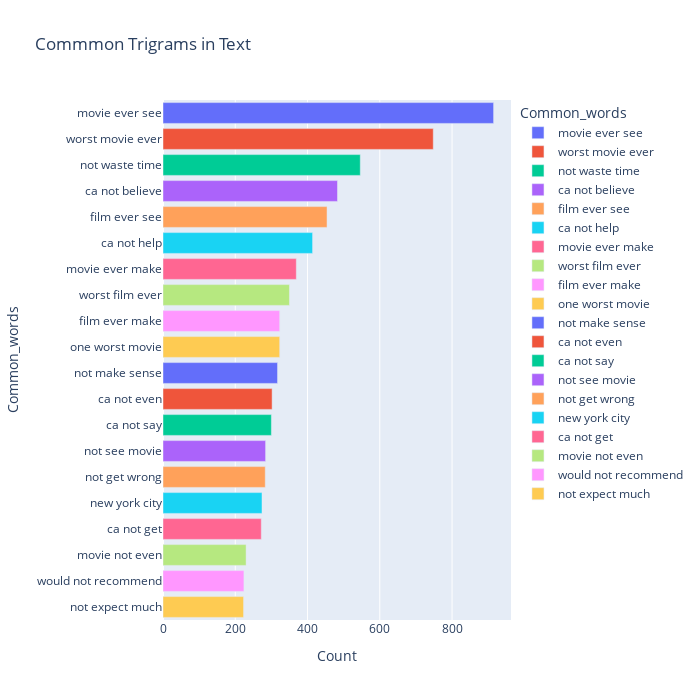

Here is the notebook cell this chart was saved with:
### Code cell
most_common_tri = get_top_text_ngrams(df.review,20,3)
most_common_tri = dict(most_common_tri)
temp = pd.DataFrame(columns = ["Common_words" , 'Count'])
temp["Common_words"] = list(most_common_tri.keys())
temp["Count"] = list(most_common_tri.values())
fig = px.bar(temp, x="Count", y="Common_words", title='Commmon Trigrams in Text', orientation='h', 
             width=700, height=700,color='Common_words')
fig.show()

### Figure 1 — Plotly figure (JSON) as saved in the notebook; plotly's stock layout.template omitted (floating-point values rounded to 4 significant figures)
{"data": [{"alignmentgroup": "True", "hovertemplate": "Common_words=%{y}<br>Count=%{x}<extra></extra>", "legendgroup": "movie ever see", "marker": {"color": "#636efa", "pattern": {"shape": ""}}, "name": "movie ever see", "offsetgroup": "movie ever see", "orientation": "h", "showlegend": true, "textposition": "auto", "type": "bar", "x": [915], "xaxis": "x", "y": ["movie ever see"], "yaxis": "y"}, {"alignmentgroup": "True", "hovertemplate": "Common_words=%{y}<br>Count=%{x}<extra></extra>", "legendgroup": "worst movie ever", "marker": {"color": "#EF553B", "pattern": {"shape": ""}}, "name": "worst movie ever", "offsetgroup": "worst movie ever", "orientation": "h", "showlegend": true, "textposition": "auto", "type": "bar", "x": [748], "xaxis": "x", "y": ["worst movie ever"], "yaxis": "y"}, {"alignmentgroup": "True", "hovertemplate": "Common_words=%{y}<br>Count=%{x}<extra></extra>", "legendgroup": "not waste time", "marker": {"color": "#00cc96", "pattern": {"shape": ""}}, "name": "not waste time", "offsetgroup": "not waste time", "orientation": "h", "showlegend": true, "textposition": "auto", "type": "bar", "x": [546], "xaxis": "x", "y": ["not waste time"], "yaxis": "y"}, {"alignmentgroup": "True", "hovertemplate": "Common_words=%{y}<br>Count=%{x}<extra></extra>", "legendgroup": "ca not believe", "marker": {"color": "#ab63fa", "pattern": {"shape": ""}}, "name": "ca not believe", "offsetgroup": "ca not believe", "orientation": "h", "showlegend": true, "textposition": "auto", "type": "bar", "x": [483], "xaxis": "x", "y": ["ca not believe"], "yaxis": "y"}, {"alignmentgroup": "True", "hovertemplate": "Common_words=%{y}<br>Count=%{x}<extra></extra>", "legendgroup": "film ever see", "marker": {"color": "#FFA15A", "pattern": {"shape": ""}}, "name": "film ever see", "offsetgroup": "film ever see", "orientation": "h", "showlegend": true, "textposition": "auto", "type": "bar", "x": [454], "xaxis": "x", "y": ["film ever see"], "yaxis": "y"}, {"alignmentgroup": "True", "hovertemplate": "Common_words=%{y}<br>Count=%{x}<extra></extra>", "legendgroup": "ca not help", "marker": {"color": "#19d3f3", "pattern": {"shape": ""}}, "name": "ca not help", "offsetgroup": "ca not help", "orientation": "h", "showlegend": true, "textposition": "auto", "type": "bar", "x": [414], "xaxis": "x", "y": ["ca not help"], "yaxis": "y"}, {"alignmentgroup": "True", "hovertemplate": "Common_words=%{y}<br>Count=%{x}<extra></extra>", "legendgroup": "movie ever make", "marker": {"color": "#FF6692", "pattern": {"shape": ""}}, "name": "movie ever make", "offsetgroup": "movie ever make", "orientation": "h", "showlegend": true, "textposition": "auto", "type": "bar", "x": [369], "xaxis": "x", "y": ["movie ever make"], "yaxis": "y"}, {"alignmentgroup": "True", "hovertemplate": "Common_words=%{y}<br>Count=%{x}<extra></extra>", "legendgroup": "worst film ever", "marker": {"color": "#B6E880", "pattern": {"shape": ""}}, "name": "worst film ever", "offsetgroup": "worst film ever", "orientation": "h", "showlegend": true, "textposition": "auto", "type": "bar", "x": [350], "xaxis": "x", "y": ["worst film ever"], "yaxis": "y"}, {"alignmentgroup": "True", "hovertemplate": "Common_words=%{y}<br>Count=%{x}<extra></extra>", "legendgroup": "film ever make", "marker": {"color": "#FF97FF", "pattern": {"shape": ""}}, "name": "film ever make", "offsetgroup": "film ever make", "orientation": "h", "showlegend": true, "textposition": "auto", "type": "bar", "x": [323], "xaxis": "x", "y": ["film ever make"], "yaxis": "y"}, {"alignmentgroup": "True", "hovertemplate": "Common_words=%{y}<br>Count=%{x}<extra></extra>", "legendgroup": "one worst movie", "marker": {"color": "#FECB52", "pattern": {"shape": ""}}, "name": "one worst movie", "offsetgroup": "one worst movie", "orientation": "h", "showlegend": true, "textposition": "auto", "type": "bar", "x": [323], "xaxis": "x", "y": ["one worst movie"], "yaxis": "y"}, {"alignmentgroup": "True", "hovertemplate": "Common_words=%{y}<br>Count=%{x}<extra></extra>", "legendgroup": "not make sense", "marker": {"color": "#636efa", "pattern": {"shape": ""}}, "name": "not make sense", "offsetgroup": "not make sense", "orientation": "h", "showlegend": true, "textposition": "auto", "type": "bar", "x": [317], "xaxis": "x", "y": ["not make sense"], "yaxis": "y"}, {"alignmentgroup": "True", "hovertemplate": "Common_words=%{y}<br>Count=%{x}<extra></extra>", "legendgroup": "ca not even", "marker": {"color": "#EF553B", "pattern": {"shape": ""}}, "name": "ca not even", "offsetgroup": "ca not even", "orientation": "h", "showlegend": true, "textposition": "auto", "type": "bar", "x": [302], "xaxis": "x", "y": ["ca not even"], "yaxis": "y"}, {"alignmentgroup": "True", "hovertemplate": "Common_words=%{y}<br>Count=%{x}<extra></extra>", "legendgroup": "ca not say", "marker": {"color": "#00cc96", "pattern": {"shape": ""}}, "name": "ca not say", "offsetgroup": "ca not say", "orientation": "h", "showlegend": true, "textposition": "auto", "type": "bar", "x": [300], "xaxis": "x", "y": ["ca not say"], "yaxis": "y"}, {"alignmentgroup": "True", "hovertemplate": "Common_words=%{y}<br>Count=%{x}<extra></extra>", "legendgroup": "not see movie", "marker": {"color": "#ab63fa", "pattern": {"shape": ""}}, "name": "not see movie", "offsetgroup": "not see movie", "orientation": "h", "showlegend": true, "textposition": "auto", "type": "bar", "x": [284], "xaxis": "x", "y": ["not see movie"], "yaxis": "y"}, {"alignmentgroup": "True", "hovertemplate": "Common_words=%{y}<br>Count=%{x}<extra></extra>", "legendgroup": "not get wrong", "marker": {"color": "#FFA15A", "pattern": {"shape": ""}}, "name": "not get wrong", "offsetgroup": "not get wrong", "orientation": "h", "showlegend": true, "textposition": "auto", "type": "bar", "x": [283], "xaxis": "x", "y": ["not get wrong"], "yaxis": "y"}, {"alignmentgroup": "True", "hovertemplate": "Common_words=%{y}<br>Count=%{x}<extra></extra>", "legendgroup": "new york city", "marker": {"color": "#19d3f3", "pattern": {"shape": ""}}, "name": "new york city", "offsetgroup": "new york city", "orientation": "h", "showlegend": true, "textposition": "auto", "type": "bar", "x": [274], "xaxis": "x", "y": ["new york city"], "yaxis": "y"}, {"alignmentgroup": "True", "hovertemplate": "Common_words=%{y}<br>Count=%{x}<extra></extra>", "legendgroup": "ca not get", "marker": {"color": "#FF6692", "pattern": {"shape": ""}}, "name": "ca not get", "offsetgroup": "ca not get", "orientation": "h", "showlegend": true, "textposition": "auto", "type": "bar", "x": [272], "xaxis": "x", "y": ["ca not get"], "yaxis": "y"}, {"alignmentgroup": "True", "hovertemplate": "Common_words=%{y}<br>Count=%{x}<extra></extra>", "legendgroup": "movie not even", "marker": {"color": "#B6E880", "pattern": {"shape": ""}}, "name": "movie not even", "offsetgroup": "movie not even", "orientation": "h", "showlegend": true, "textposition": "auto", "type": "bar", "x": [230], "xaxis": "x", "y": ["movie not even"], "yaxis": "y"}, {"alignmentgroup": "True", "hovertemplate": "Common_words=%{y}<br>Count=%{x}<extra></extra>", "legendgroup": "would not recommend", "marker": {"color": "#FF97FF", "pattern": {"shape": ""}}, "name": "would not recommend", "offsetgroup": "would not recommend", "orientation": "h", "showlegend": true, "textposition": "auto", "type": "bar", "x": [224], "xaxis": "x", "y": ["would not recommend"], "yaxis": "y"}, {"alignmentgroup": "True", "hovertemplate": "Common_words=%{y}<br>Count=%{x}<extra></extra>", "legendgroup": "not expect much", "marker": {"color": "#FECB52", "pattern": {"shape": ""}}, "name": "not expect much", "offsetgroup": "not expect much", "orientation": "h", "showlegend": true, "textposition": "auto", "type": "bar", "x": [223], "xaxis": "x", "y": ["not expect much"], "yaxis": "y"}], "layout": {"barmode": "relative", "height": 700, "legend": {"title": {"text": "Common_words"}, "tracegroupgap": 0}, "title": {"text": "Commmon Trigrams in Text"}, "width": 700, "xaxis": {"anchor": "y", "domain": [0, 1], "title": {"text": "Count"}}, "yaxis": {"anchor": "x", "categoryarray": ["not expect much", "would not recommend", "movie not even", "ca not get", "new york city", "not get wrong", "not see movie", "ca not say", "ca not even", "not make sense", "one worst movie", "film ever make", "worst film ever", "movie ever make", "ca not help", "film ever see", "ca not believe", "not waste time", "worst movie ever", "movie ever see"], "categoryorder": "array", "domain": [0, 1], "title": {"text": "Common_words"}}}}
